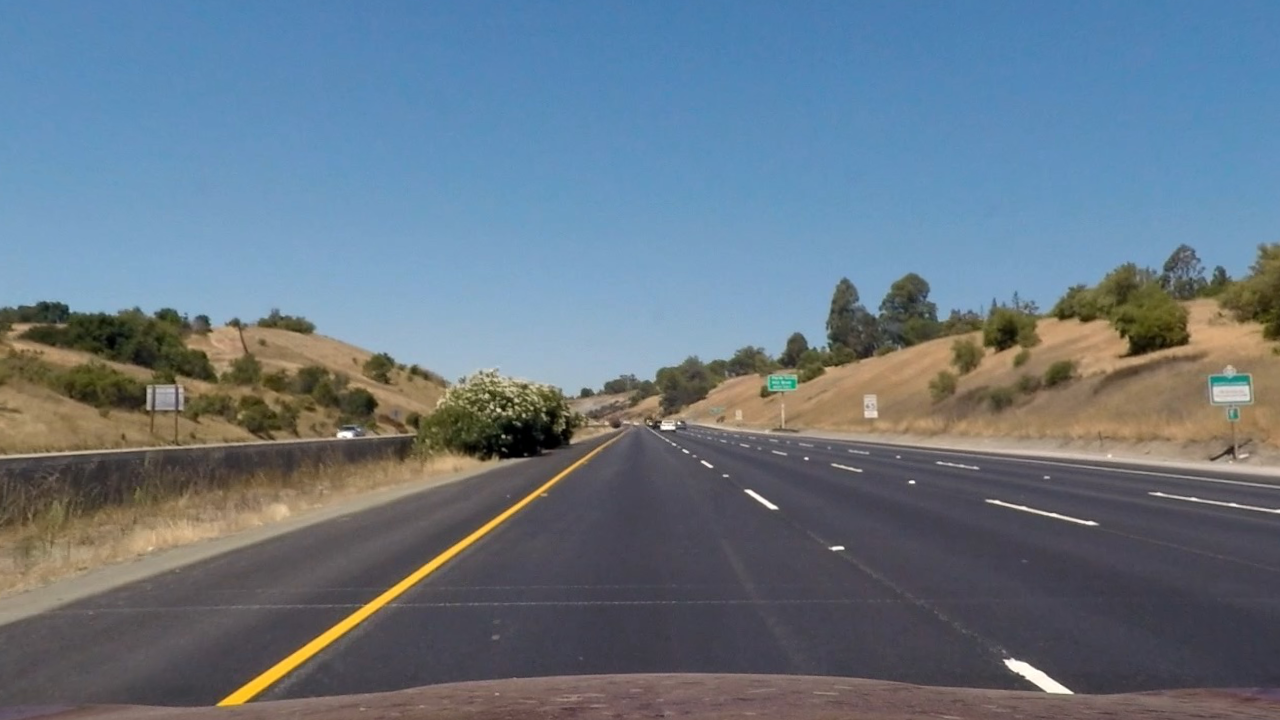
#> input picture images/straight_lines1_undist.jpg, 1280 x 720 px
$ python -i color_test.py   (imports and definitions only)   (older library calls are emulated)
#> lines starting #> are read from the running program, lines starting #| are printed output that depends on the picture; after the words box and inside, x2 and y2 are one past the last pixel; in counts of white or black regions, pixels touching at a corner belong together
import cv2
import numpy as np
import matplotlib.pyplot as plt


def thresh_bin_im(image):
    """
    Return the colour thresholds binary for L, S and R channels in an image
    img: RGB image
    """

    def bin_it(image, threshold):
        output_bin = np.zeros_like(image)
        output_bin[(image >= threshold[0]) & (image <= threshold[1])] = 1
        return output_bin

    # convert image to hls colour space
    hls = cv2.cvtColor(image, cv2.COLOR_RGB2HLS).astype(np.float)
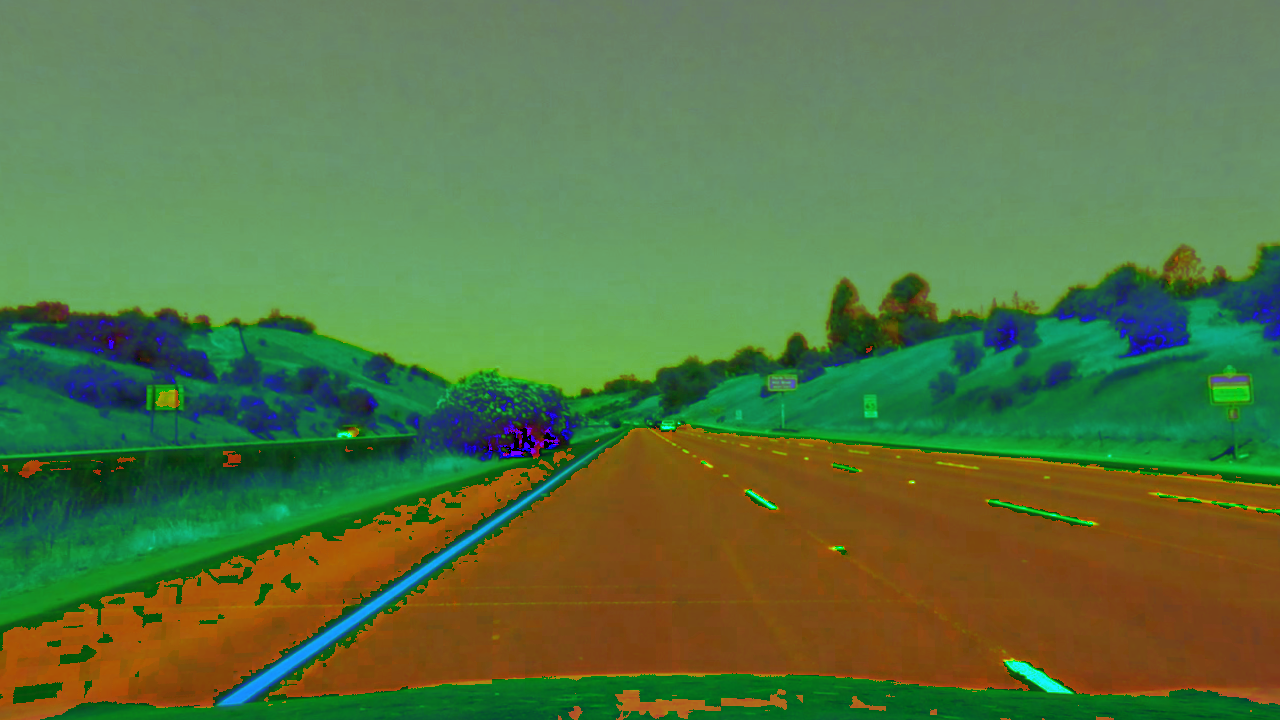
#> hls: shape (720, 1280, 3) float64; mean R, G, B 87.3, 117.4, 66.5

    # binary threshold values
    bin_thresh = [20, 255]

    # rgb thresholding for yellow
    lower = np.array([225, 180, 0], dtype="uint8")
    upper = np.array([255, 255, 170], dtype="uint8")
    mask = cv2.inRange(image, lower, upper)
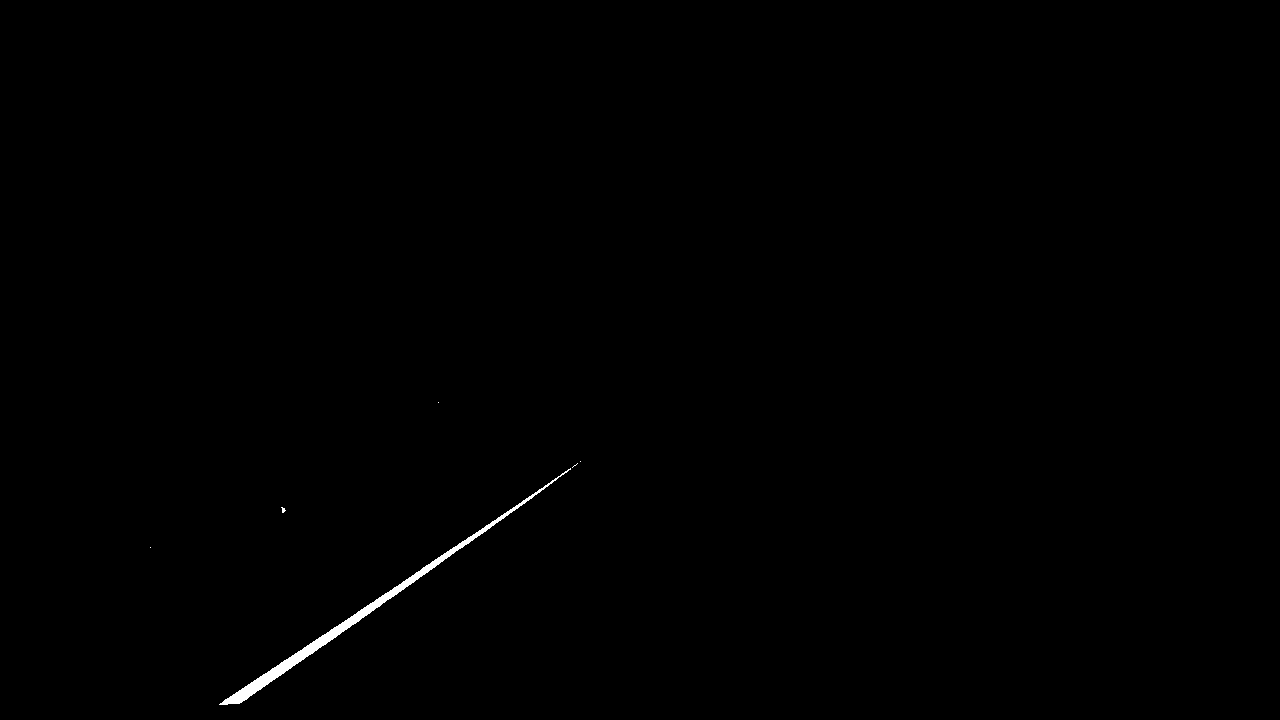
#> mask: shape (720, 1280); 0.31% white; 6 white regions (5 under 20 px), largest, box (x1, y1, x2, y2) and area: (219, 468, 571, 705) 2806
    rgb_y = cv2.bitwise_and(image, image, mask=mask).astype(np.uint8)
    rgb_y = cv2.cvtColor(rgb_y, cv2.COLOR_RGB2GRAY)
#> rgb_y: shape (720, 1280)
    rgb_y = bin_it(rgb_y, bin_thresh)

    # rgb thresholding for white (best)
    lower = np.array([100, 100, 200], dtype="uint8")
    upper = np.array([255, 255, 255], dtype="uint8")
    mask = cv2.inRange(image, lower, upper)
#> mask: shape (720, 1280); 7.2% white; 249 white regions (227 under 20 px), largest, box (x1, y1, x2, y2) and area: (0, 225, 822, 379) 63369, (1004, 659, 1073, 694) 743, (800, 275, 834, 312) 597
    rgb_w = cv2.bitwise_and(image, image, mask=mask).astype(np.uint8)
    rgb_w = cv2.cvtColor(rgb_w, cv2.COLOR_RGB2GRAY)
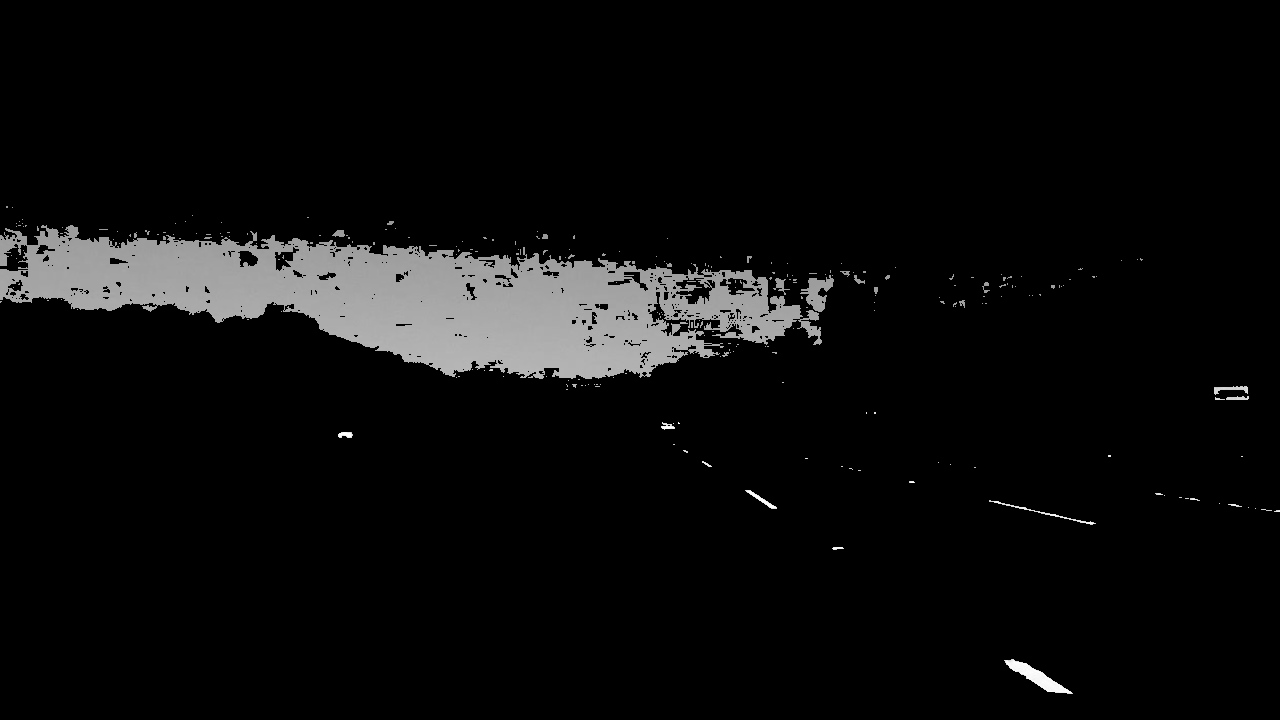
#> rgb_w: shape (720, 1280); min 0, max 255, mean 12.1
    rgb_w = bin_it(rgb_w, bin_thresh)

    # hls thresholding for yellow
    lower = np.array([20, 120, 80], dtype="uint8")
    upper = np.array([45, 200, 255], dtype="uint8")
    mask = cv2.inRange(hls, lower, upper)
#> mask: shape (720, 1280); 0.35% white; 22 white regions (19 under 20 px), largest, box (x1, y1, x2, y2) and area: (217, 502, 525, 706) 3132, (535, 486, 543, 495) 24, (437, 399, 445, 405) 20
    hls_y = cv2.bitwise_and(image, image, mask=mask).astype(np.uint8)
    hls_y = cv2.cvtColor(hls_y, cv2.COLOR_HLS2RGB)
    hls_y = cv2.cvtColor(hls_y, cv2.COLOR_RGB2GRAY)
#> hls_y: shape (720, 1280)
    hls_y = bin_it(hls_y, bin_thresh)

    im_bin = np.zeros_like(hls_y)
    im_bin[(hls_y == 1) | (rgb_y == 1) | (rgb_w == 1)] = 1

    return im_bin


# [8 lines of commented-out code are left out]

>>> import cv2
>>> picture = cv2.cvtColor(cv2.imread('images/straight_lines1_undist.jpg'), cv2.COLOR_BGR2RGB)
>>> result = thresh_bin_im(picture)
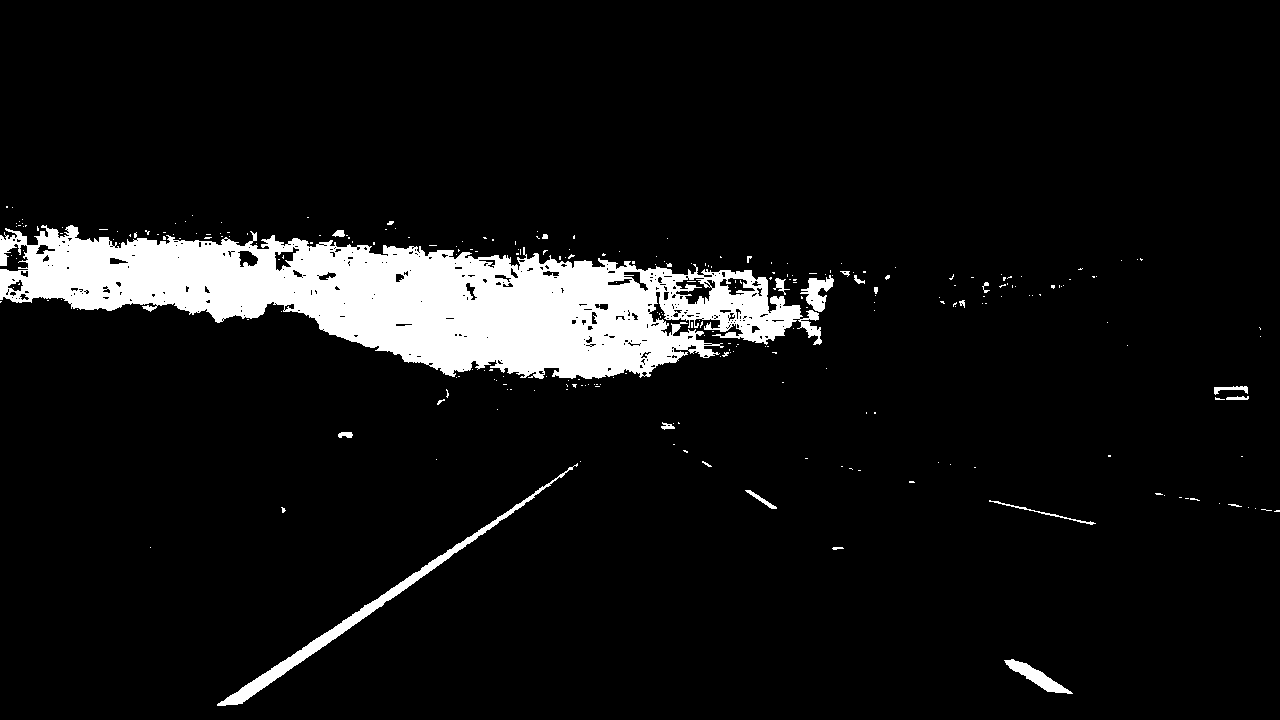
#> result: shape (720, 1280); values 0 (black) and 1 (white), 7.6% white; 268 white regions (244 under 20 px), largest, box (x1, y1, x2, y2) and area: (0, 225, 822, 379) 63369, (217, 463, 578, 706) 3336, (1004, 659, 1073, 694) 743

$ run again, on images/straight_lines2_undist.jpg
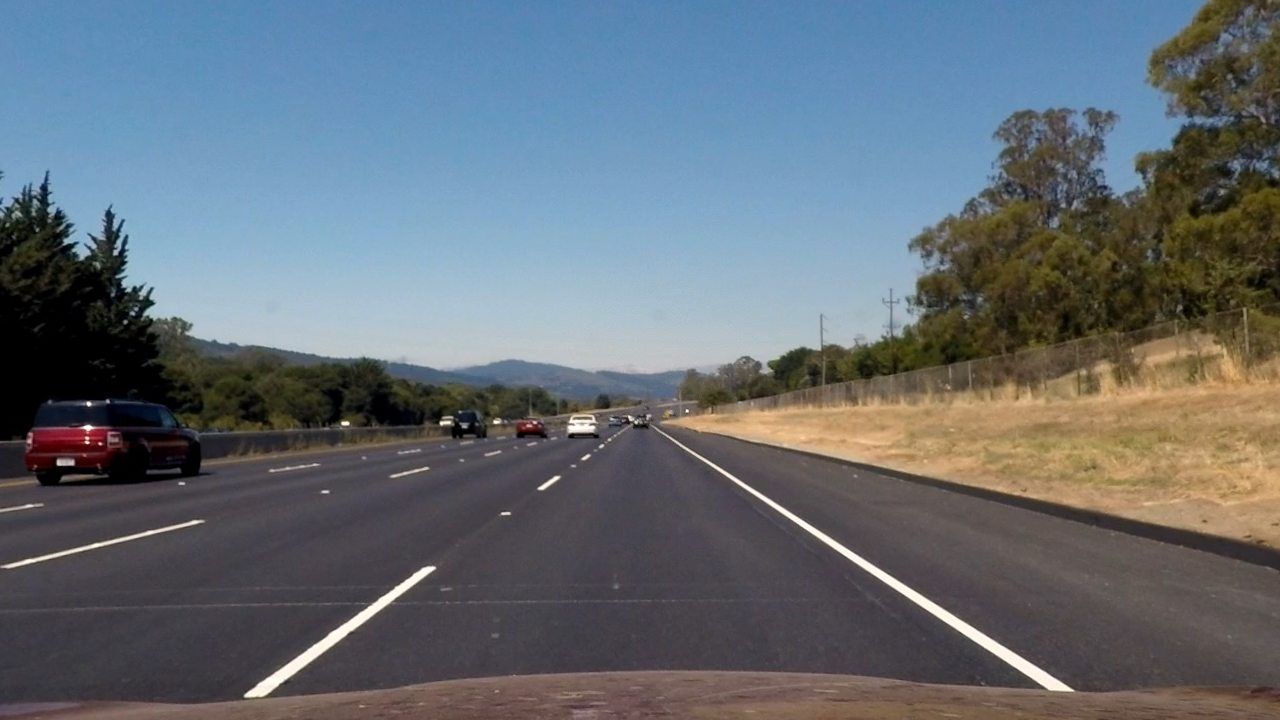
#> input picture images/straight_lines2_undist.jpg, 1280 x 720 px
#> in thresh_bin_im, `mask = cv2.inRange(image, lower, upper)`:
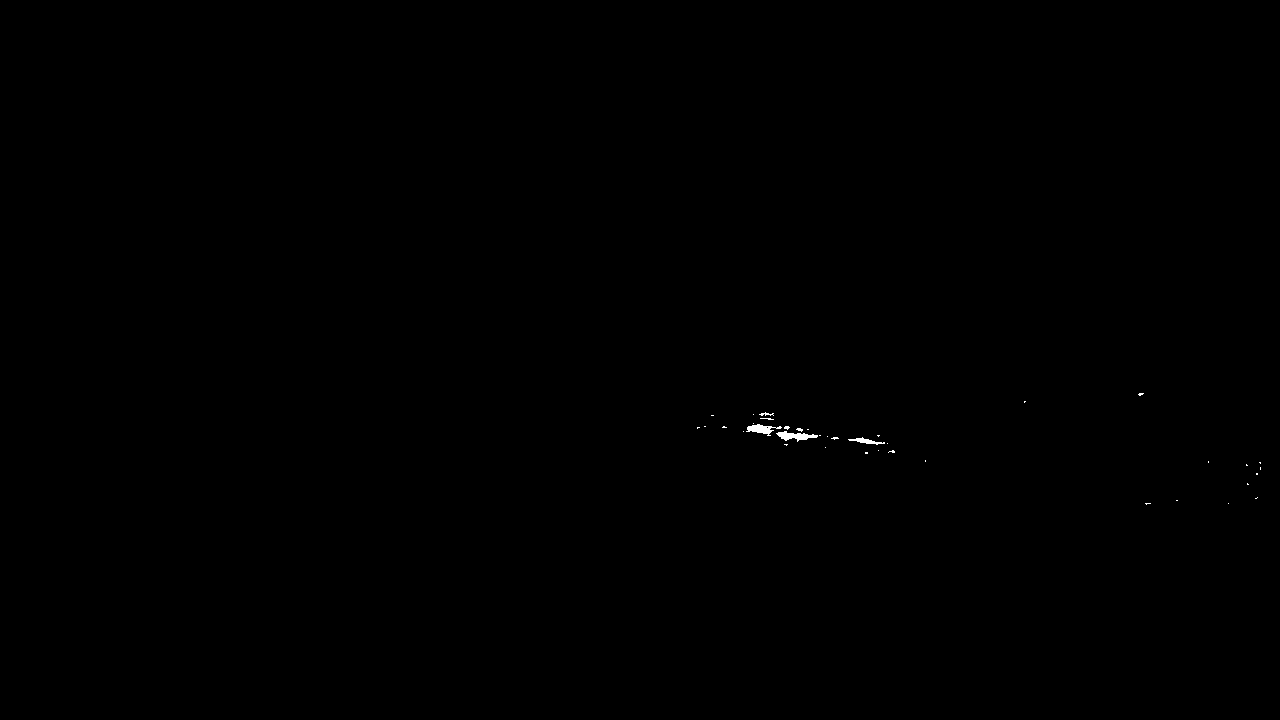
#> mask: shape (720, 1280); 0.08% white; 38 white regions (34 under 20 px), largest, box (x1, y1, x2, y2) and area: (776, 431, 818, 442) 228, (746, 424, 782, 436) 201, (848, 437, 885, 445) 116, (759, 412, 774, 416) 29
#> `result = thresh_bin_im(picture)`:
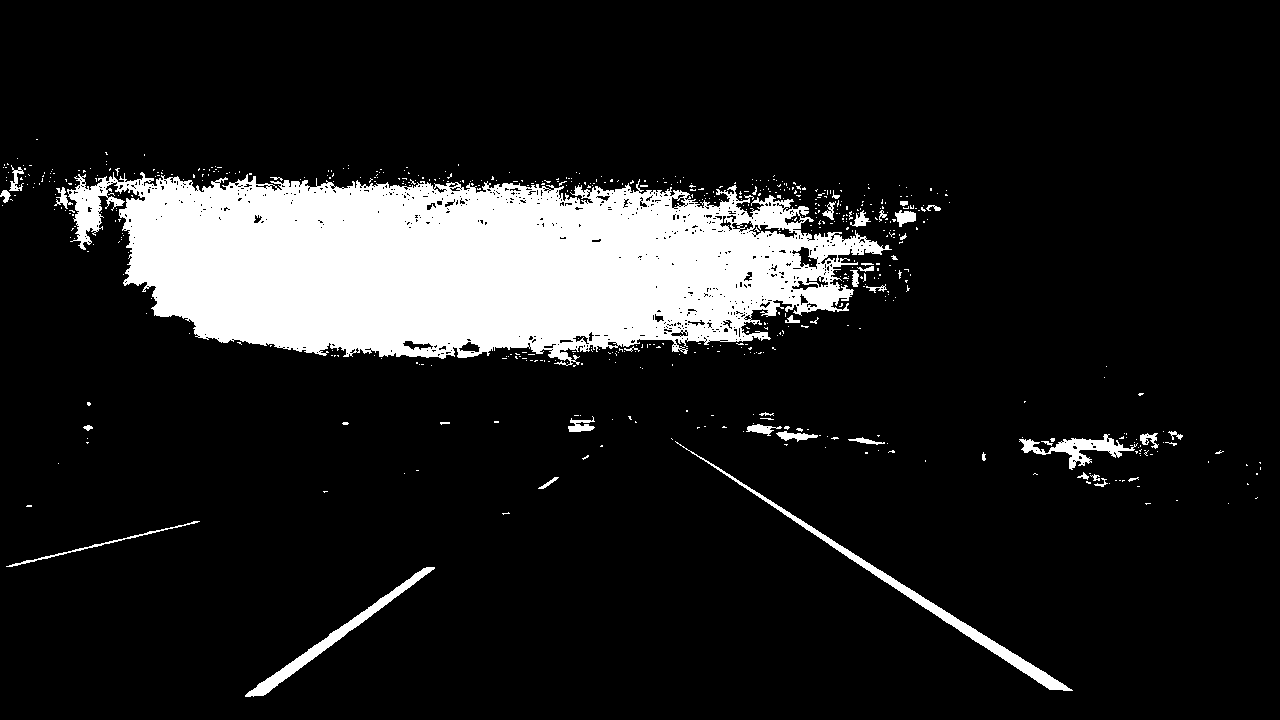
#> result: shape (720, 1280); values 0 (black) and 1 (white), 12.6% white; 609 white regions (568 under 20 px), largest, box (x1, y1, x2, y2) and area: (67, 172, 892, 366) 104741, (675, 441, 1073, 691) 3105, (245, 567, 435, 697) 2044
